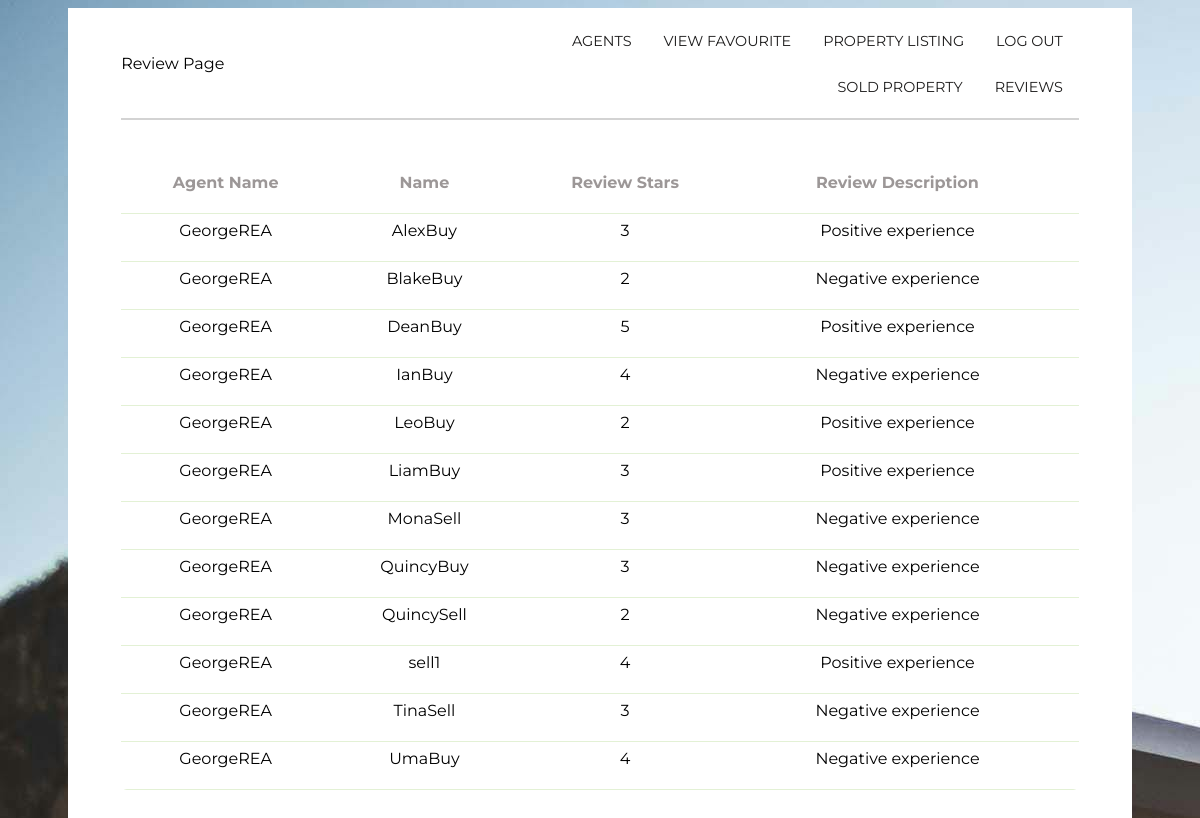
The page /Boundary/Buyer/getReview.php (signed in) on the database its author committed.
### tables this page shows
CREATE TABLE `reviews` (
  `review_id` int(11) NOT NULL,
  `realestate_id` int(11) NOT NULL,
  `user_id` int(11) NOT NULL,
  `review_rating` varchar(6) NOT NULL,
  `review_description` varchar(50) NOT NULL
);

CREATE TABLE `users` (
  `user_id` int(11) NOT NULL,
  `user_fullname` varchar(50) NOT NULL,
  `username` varchar(20) NOT NULL,
  `password` varchar(20) NOT NULL,
  `user_status` varchar(50) NOT NULL DEFAULT 'Active',
  `user_profile` varchar(100) NOT NULL DEFAULT 'System Admin'
);

### config.php (called while the page is built, shortened)
<?php
class DB {
  function __construct() {
      $this->conn = mysqli_connect(HOST, USER, PASS, DB);
  }
}
?>

### Entity/reviewEntity.php (called while the page is built, shortened)
<?php
include_once("../../config.php");
class Review
{
    public function getReview()
    {
        $conn = mysqli_connect(HOST, USER, PASS, DB);
        if ($_SESSION['user_profile'] == "Real Estate Agent") {
        $query = "SELECT username FROM users WHERE user_id = {$_SESSION['user_id']}";
        $result = mysqli_query($conn, $query);
        if ($result && mysqli_num_rows($result) > 0) {
            $row = mysqli_fetch_assoc($result);
            $username = $row['username'];
        } else {
            die("User not found");
        }
        $query = "
            SELECT r.realestate_id,
                   u.user_fullname AS reviewer_name,
                   r.review_rating,
                   r.review_description,
                   agent.user_fullname AS agent_name
            FROM reviews r
            JOIN users u ON r.user_id = u.user_id
            JOIN users agent ON r.realestate_id = agent.user_id
            WHERE agent.user_fullname = '$username'
            ORDER BY u.user_fullname ASC
        ";
        }
        $result = mysqli_query($conn, $query);
        $reviewListing = array();
        while ($row = mysqli_fetch_assoc($result)) {
            $reviewListing[] = $row;
        }
        return $reviewListing;
    }
}

### Controller/Seller/getReviewCtl.php (called while the page is built)
<?php
include_once("../../Entity/reviewEntity.php");
class getReviewCtl
{
    public function getReview()
    {
        $vuc = new Review();
        $results = $vuc->getReview();
        return $results;
    }
}

### Boundary/Buyer/getReview.php (the view, shortened to what this page needs)
<?php
include_once("../../Controller/Seller/getReviewCtl.php");
$getReviewCtl = new getReviewCtl();
$getReview = $getReviewCtl->getReview();
?>
<!DOCTYPE html>
<html>
<head>
    <link rel="stylesheet" href="../../css/ua_style.css">
    <link rel="stylesheet" href="https://cdnjs.cloudflare.com/ajax/libs/font-awesome/4.7.0/css/font-awesome.min.css">
</head>
<div class="white-box">
    <section>
        <div class="container1">
            <div class="logo">
                    <p>Review Page </p>
            </div>
            <div class="topnav">
                <a href="../SystemAdmin/index.php" onclick="logout()">LOG OUT</a>
                <a href="buyer.php">PROPERTY LISTING</a>
                <a href="favourite.php">VIEW FAVOURITE</a>
                <a href="../Buyer/viewrealestateAgent.php">AGENTS</a>
                <a href="../Buyer/getReview.php">REVIEWS</a>
                <a href="../Buyer/pastPropertyListing.php">SOLD PROPERTY</a>
            </div>
        </div>
    </section>
    <hr>
    <br>
    <br>
    <table id="profileTable" class="CMtable" style="width:100%">
    <tr>
    <th>Agent Name</th>
    <th>Name</th>
    <th>Review Stars</th>
    <th>Review Description</th>
    </tr>
        <?php foreach ($getReview as $getReviews) { ?>
    <tr>
        <td contenteditable="true" id="profileTable" class="CMtable"><?php echo isset($getReviews['agent_name']) ? $getReviews['agent_name'] : ''; ?></td>
        <td contenteditable="true" id="profileTable" class="CMtable"><?php echo isset($getReviews['reviewer_name']) ? $getReviews['reviewer_name'] : ''; ?></td>
        <td contenteditable="true" id="profileTable" class="CMtable"><?php echo isset($getReviews['review_rating']) ? $getReviews['review_rating'] : ''; ?></td>
        <td contenteditable="true" id="profileTable" class="CMtable"><?php echo isset($getReviews['review_description']) ? $getReviews['review_description'] : ''; ?></td>
        <td>
        </td>
    </tr>
<?php } ?>
    </table>
<br>
<br>
<br>
<br>
</div>
</body>
</html>

### css/ua_style.css (style rules this page uses)
.topnav { overflow: hidden; }
.topnav a { float: right; color: #1e1d1d; text-align: center; padding: 14px 16px; text-decoration: none; font-size: 90%; font-family: 'Montserrat', sans-serif; }
.container1 { display: grid; align-items: center; grid-template-columns: 30ch auto; column-gap: 10%; padding-top: 1%; }
.white-box { background-color: white; color: black; padding-left: 5%; padding-right: 5%; padding-bottom: 5%; }
table { border-collapse: separate; }
td, th { padding-left: 1.5%; padding-right: 1.5%; padding-bottom: 1.5%; }
hr { border: 1px solid lightgrey; }
table.CMtable { border-spacing: 1; border-collapse: collapse; background:rgb(255, 255, 255); border-radius:6px; overflow:hidden; width:100%; margin:0 auto; position:relative; }
table.CMtable td,th { padding-left:8px; text-align: center; vertical-align: middle; position: relative; }
table.CMtable th { height:20%; background-color: white; font-size:16px; text-align: center; color:#9c9797; }
table.CMtable tbody tr { height:48px; border-bottom:1px solid #E3F1D5 ; }

### rows shown on the page
reviews: realestate.user_fullname "GeorgeREA", user.user_fullname "AlexBuy", review_rating "3", review_description "Positive experience"
reviews: realestate.user_fullname "GeorgeREA", user.user_fullname "BlakeBuy", review_rating "2", review_description "Negative experience"
reviews: realestate.user_fullname "GeorgeREA", user.user_fullname "DeanBuy", review_rating "5", review_description "Positive experience"
reviews: realestate.user_fullname "GeorgeREA", user.user_fullname "IanBuy", review_rating "4", review_description "Negative experience"
reviews: realestate.user_fullname "GeorgeREA", user.user_fullname "LeoBuy", review_rating "2", review_description "Positive experience"
reviews: realestate.user_fullname "GeorgeREA", user.user_fullname "LiamBuy", review_rating "3", review_description "Positive experience"
reviews: realestate.user_fullname "GeorgeREA", user.user_fullname "MonaSell", review_rating "3", review_description "Negative experience"
reviews: realestate.user_fullname "GeorgeREA", user.user_fullname "QuincyBuy", review_rating "3", review_description "Negative experience"
reviews: realestate.user_fullname "GeorgeREA", user.user_fullname "QuincySell", review_rating "2", review_description "Negative experience"
reviews: realestate.user_fullname "GeorgeREA", user.user_fullname "sell1", review_rating "4", review_description "Positive experience"
reviews: realestate.user_fullname "GeorgeREA", user.user_fullname "TinaSell", review_rating "3", review_description "Negative experience"
reviews: realestate.user_fullname "GeorgeREA", user.user_fullname "UmaBuy", review_rating "4", review_description "Negative experience"
